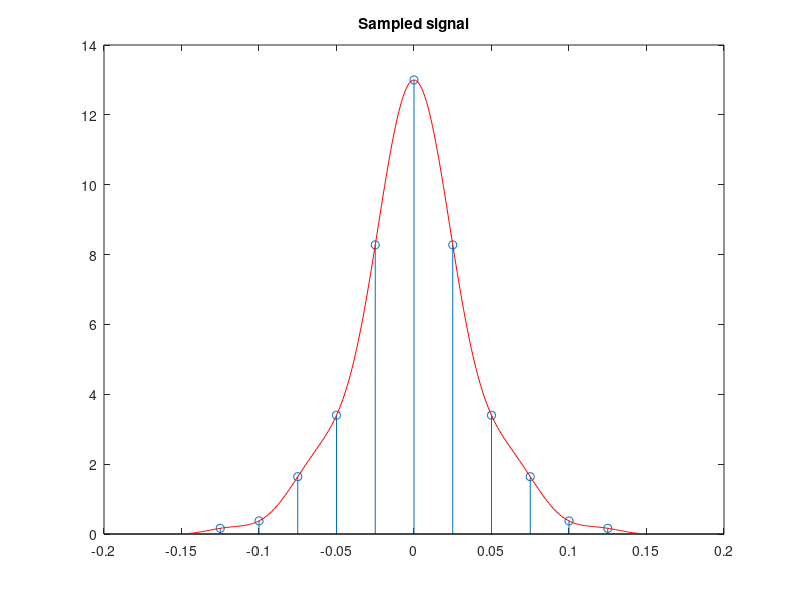
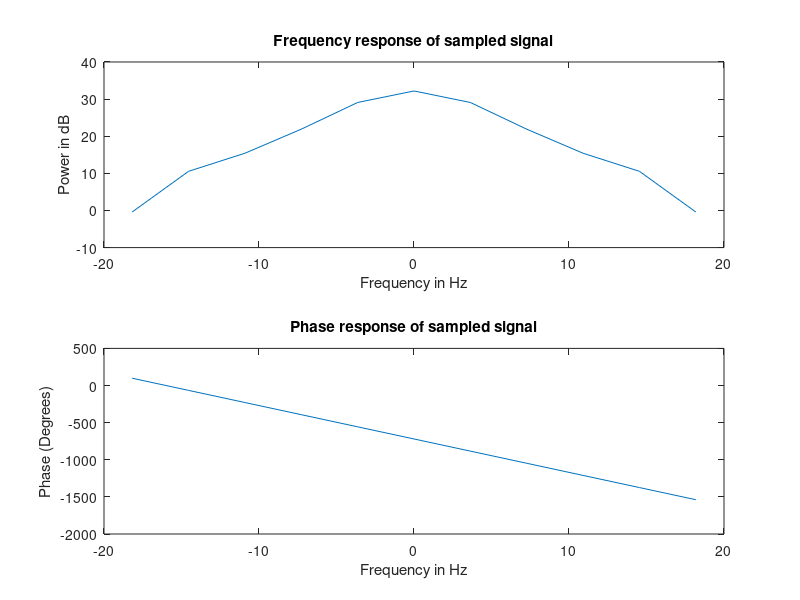
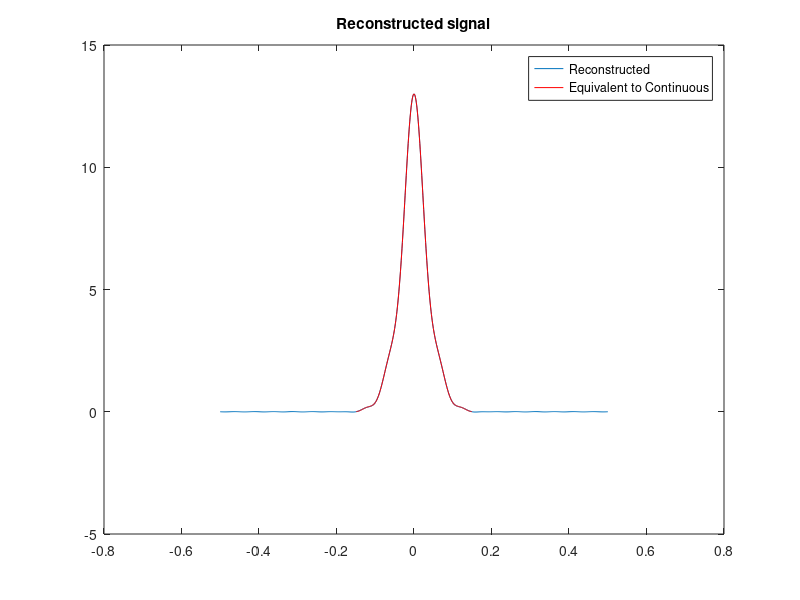

Here is the MATLAB script that generated these plots, in order:
%------------------------------
%         EXERCISE C1
% 
%       ADVICE:
%       how to create time vector (span several symbol times and 
%       sinc
%       fft
%       fftshift
%       unwrap
%       anonymous functions
%------------------------------
function Ex123
close all
clc
% RC
func0 = @(alpha,tau,tvec) sinc(tvec/tau).*cos((pi*alpha/tau)*tvec)./(1-((2*alpha/tau)*tvec).^2);
% Bandlimited signals made of sinc
func1 = @(Ts,tvec) 6*sinc(tvec/(2*Ts)).^2 + sinc(tvec/(6*Ts)).^6 + 6*sinc(tvec/(10*Ts)).^10;
% Twosided exponential
func2 = @(a,tvec) exp(-a*abs(tvec));
% Sum of sinusoids
func3 = @(f1,f2,f3,f4,tvec) sin(2*pi*f1.*tvec) + (1/3)*sin(2*pi*f2.*tvec) + (1/5)*sin(2*pi*f3.*tvec) + (1/7)*sin(2*pi*f4.*tvec);
% Gaussian
func4 = @(sigma,tvec) exp(-tvec.^2/(2*sigma^2))/(sigma*sqrt(2*pi));
% Rectangular pulse
func5 = @(tau,tvec) heaviside(tau/2 + eps + tvec) - heaviside(tvec - eps - tau/2);

%% Sampling and reconstruction, RC pulse
funflag = 1;
                
if funflag == 0           
    Ts = 0.01;                      % Symbol time [s]
    alpha = 0.3;                    % Excess bandwidth factor
    BW = (1+alpha)/(2*Ts);          % Occupied bandwidth (one-sided)
else
    Ts = 0.025;                     % Symbol time [s]
    BW = 1/(2*Ts);                  % Bandwidth (one-sided)
end

fs = 2*BW;                          %sampling frequency
span = 6;                           % span of time vector

tvec = eps:(1/fs):span*Ts;          % create time vector (positive times)
tvec = [-fliplr(tvec(2:end)) tvec]; % Make symmetric around zero



% Similar looking to continuous-time signal
fss = 50*BW;                                % high sampling rate
tvecc = eps:(1/fss):span*Ts;                % create time vector for sampling rate
tvecc = [-fliplr(tvecc(2:end)) tvecc];      % Make symmetric around zero

switch funflag
    case 0
        fun = func0;                         % assign function handle
        sig = fun(alpha,Ts,tvec);            % create sampled signal
        p_continuous = fun(alpha,Ts,tvecc);  % create "continuous" signal
        
    case 1
        fun = func1;                         % assign function handle
        sig = fun(Ts,tvec);                  % create sampled signal
        p_continuous = fun(Ts,tvecc);        % create "continuous" signal
        
    case 2
        a = 2;                              % damping
        fun = func2;                        % assign function handle
        sig = fun(a,tvec);                  % create sampled signal
        p_continuous = fun(a,tvecc);        % create "continuous" signal
        
    case 3
        f1 = 1e3; f2= 2e3; f3 = 3e3; f4 = 4e3;  % frequencies of sinusoids
        fun = func3;                            % assign function handle
        sig = fun(f1,f2,f3,f4,tvec);            % create sampled signal
        p_continuous = fun(f1,f2,f3,f4,tvecc);  % create "continuous" signal
        
    case 4
        sigma = 1;                              % Standard deviation of pulse
        fun = func4;                            % assign function handle
        sig = fun(sigma,tvec);                  % create sampled signal
        p_continuous = fun(sigma,tvecc);        % create "continuous" signal
        
    case 5
        fun = func5;                            % assign function handle
        sig = fun(Ts,tvec);                     % create sampled signal
        p_continuous = fun(Ts,tvecc);           % create "continuous" signal
        
    otherwise
        return;
end

%[p_recons,t_recons, fs1]= reconstruct_sinc(sig,fs);     % Reconstruction
[p_recons,t_recons]= reconstruct_sinc_forloop(sig,fs);     % Reconstruction using for loop


% % Perform DFT and convert the digital frequencies to corresponding analog
N = length(sig);            % get length of signal
P = fftshift(fft(sig));     % Compute the Fourier transform of signal and center around zero
phase = unwrap(angle(P));   % compute phase
df = fs/N;                  % sampling frequency is split into N bins
fvec = df*(-floor(N/2):1:ceil(N/2)-1); % Truncated, has wide bandwidth


% Plot things
figure; stem(tvec,sig); title('Sampled signal')
hold on;
plot(tvecc,p_continuous,'r');
figure;
subplot(2,1,1);plot(fvec, 20*log10(abs(P)));
title('Frequency response of sampled signal')
xlabel('Frequency in Hz')
ylabel('Power in dB')
subplot(2,1,2); plot(fvec, phase*180/pi)
title('Phase response of sampled signal')
xlabel('Frequency in Hz')
ylabel('Phase (Degrees)')

figure; plot(t_recons, p_recons); hold on;
plot(tvecc,p_continuous,'r');
title('Reconstructed signal');
legend('Reconstructed','Equivalent to Continuous')


end

function [p_recons,t_recons]= reconstruct_sinc(sig,fs)
% % Reconstruction using truncated sinc
span1 = 20;                         % One sided width of the sinc pulse as multiple of Ts
fs1 = 10*fs;                        % Sampling rate of sinc function, chose integer multiple of f_samp
tau = 1/fs;                          % sampling time
tvec = eps:(1/fs1):span1*tau;        % create time vector
tvec = [-fliplr(tvec(2:end)) tvec];  % Create symmetric time vector
sinc_pulse = sinc(fs*tvec);          % Generate sinc pulse centered around 0 for reconstruction

% Upsample the pulse p to bring it to the same sampling time reference
p_upsamp = upsample(sig,fs1/fs);               % This signal now has a sampling rate of fs1, same as the sinc function
p_upsamp(end-fs1/fs+2:end)=[];                 % Remove the additional zeros introduced in the end
p_recons = conv(p_upsamp,sinc_pulse,'same');   % Expression (3) in exercise document
t_recons = (1/fs1).*(-floor(length(p_recons)/2):1:floor(length(p_recons)/2));
end



function [p_recons,t_recons]= reconstruct_sinc_forloop(sig,fs)
% % Reconstruction using truncated sinc
span1 = 20;                          % One sided width of the sinc pulse as multiple of Ts
fs1 = 10*fs;                         % Sampling rate of sinc function, chose integer multiple of f_samp
tau = 1/fs;                          % sampling time
tvec = eps:(1/fs1):span1*tau;        % create time vector
tvec = [-fliplr(tvec(2:end)) tvec];  % Create symmetric time vector

p_recons = zeros(1, length(tvec));                                  %allocate for reconstructed signal
for n = -floor(length(sig)/2) : floor(length(sig)/2)                %loop over all samples we have 
    curr_idx = n + floor(length(sig)/2) + 1;                        %sig has to start at 1
    p_recons = p_recons + sig(curr_idx)*sinc(fs*(tvec-n*tau));      % add current reconstruction signal
end

t_recons = (1/fs1).*(-floor(length(p_recons)/2):1:floor(length(p_recons)/2)); %make time vector for reconstructed signal

end